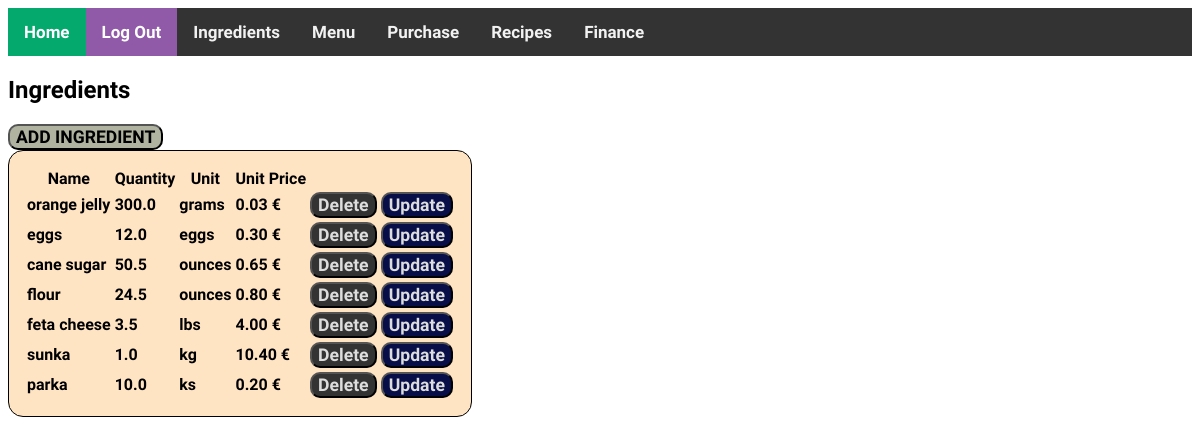
The page /ingredients/ (signed in) on the database as committed earlier.
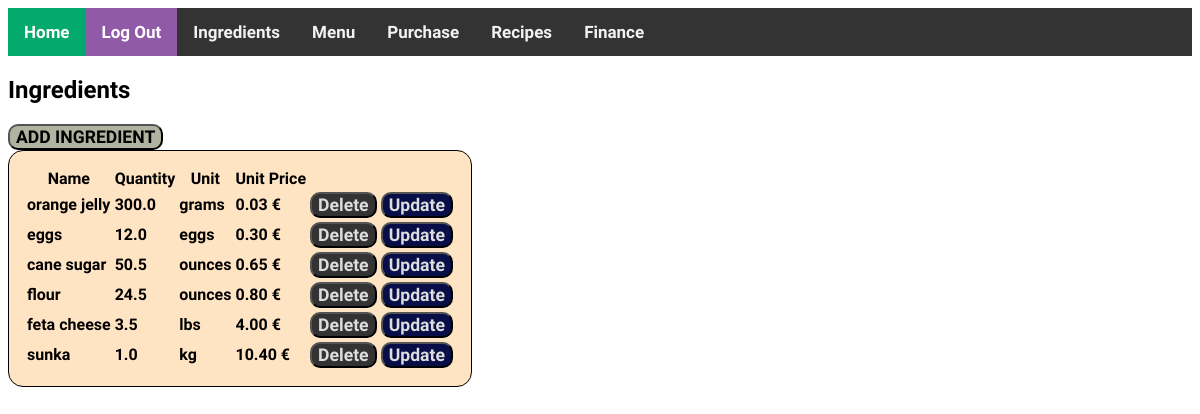
The same page on the database as committed later.
### inventory/models.py (models this page shows, shortened)
class Ingredient(models.Model):
    name = models.CharField(max_length=200)
    quantity = models.FloatField(default=0)
    quantity_type = models.CharField(max_length=200)
    price = models.FloatField(default=0)

### inventory/views.py (the view)
# urls.py: path('ingredients/', views.IngredientView.as_view(),name='ingredients'),
class IngredientView(LoginRequiredMixin, ListView):
    model = Ingredient
    template_name = 'inventory/ingredients.html'

### inventory/templates/inventory/ingredients.html (shortened to what this page needs)
{% extends 'base.html' %}
{% load static %}
{% block content %}
<h2>Ingredients</h2>
    <table class="inventory-table">
        <a href="{% url 'create_ingredient' %}"><button class="create-button">ADD INGREDIENT</button></a>
        <thead>
            <tr>
                <th>Name</th>
                <th>Quantity</th>
                <th>Unit</th>
                <th>Unit Price</th>
            </tr>
        </thead>
        <tbody>
        {% for ingredient in object_list %}
            <tr>
                <td>{{ ingredient.name }}</td>
                <td>{{ ingredient.quantity }}</td>
                <td>{{ ingredient.quantity_type }}</td>
                <td class="price">{{ ingredient.price|stringformat:".2f" }} €</td>
                <td><a href="{% url "delete_ingredient" ingredient.id %}"><button class="del-button">Delete</button></a></td>
                <td><a href="{% url "update_ingredient" ingredient.id %}"><button class="update-button">Update</button></a></td>
            </tr>
        {% endfor %}
        </tbody>
    </table>
{% endblock %}

Rows that differ between the two databases and show on the page:
removed Ingredient: name "parka", quantity "10.0", quantity_type "ks", price "0.20"
